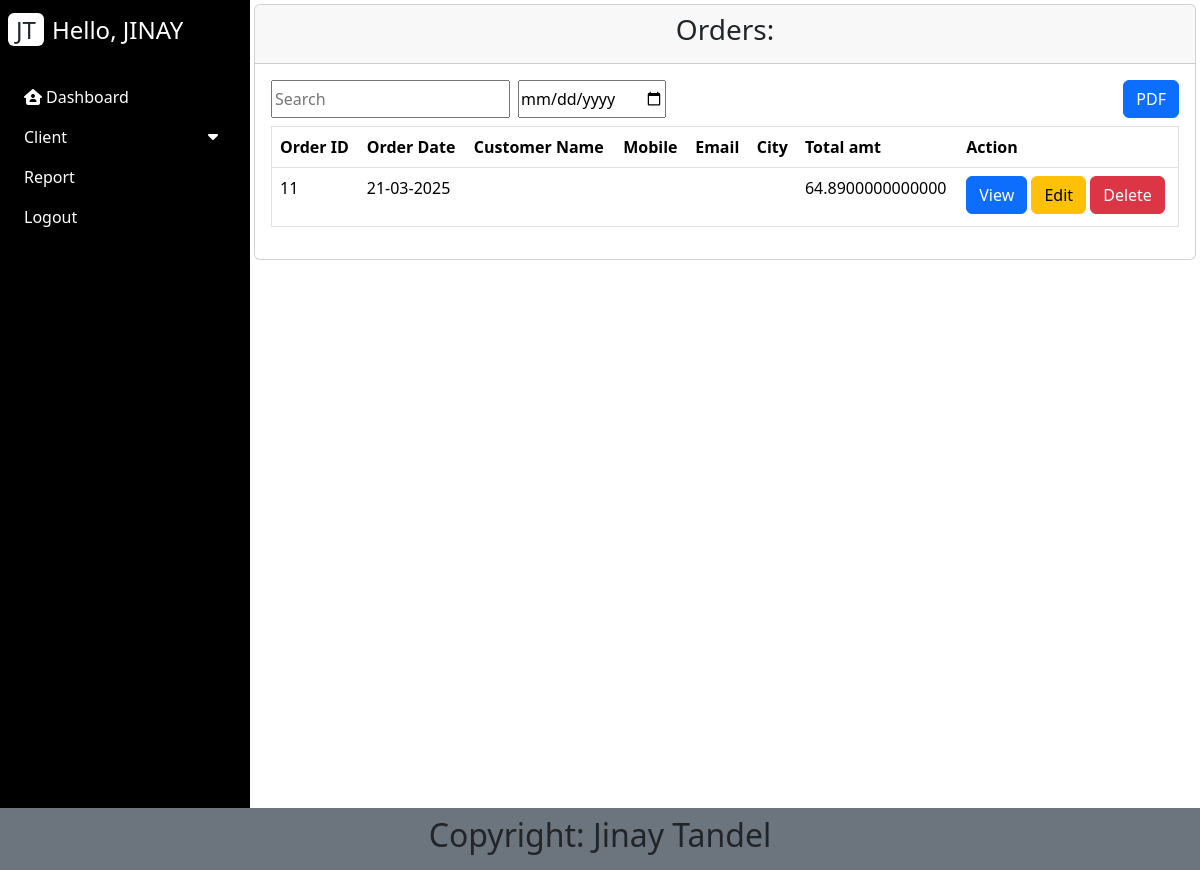
/allorders/ (signed in), run on an earlier commit of the app's database.
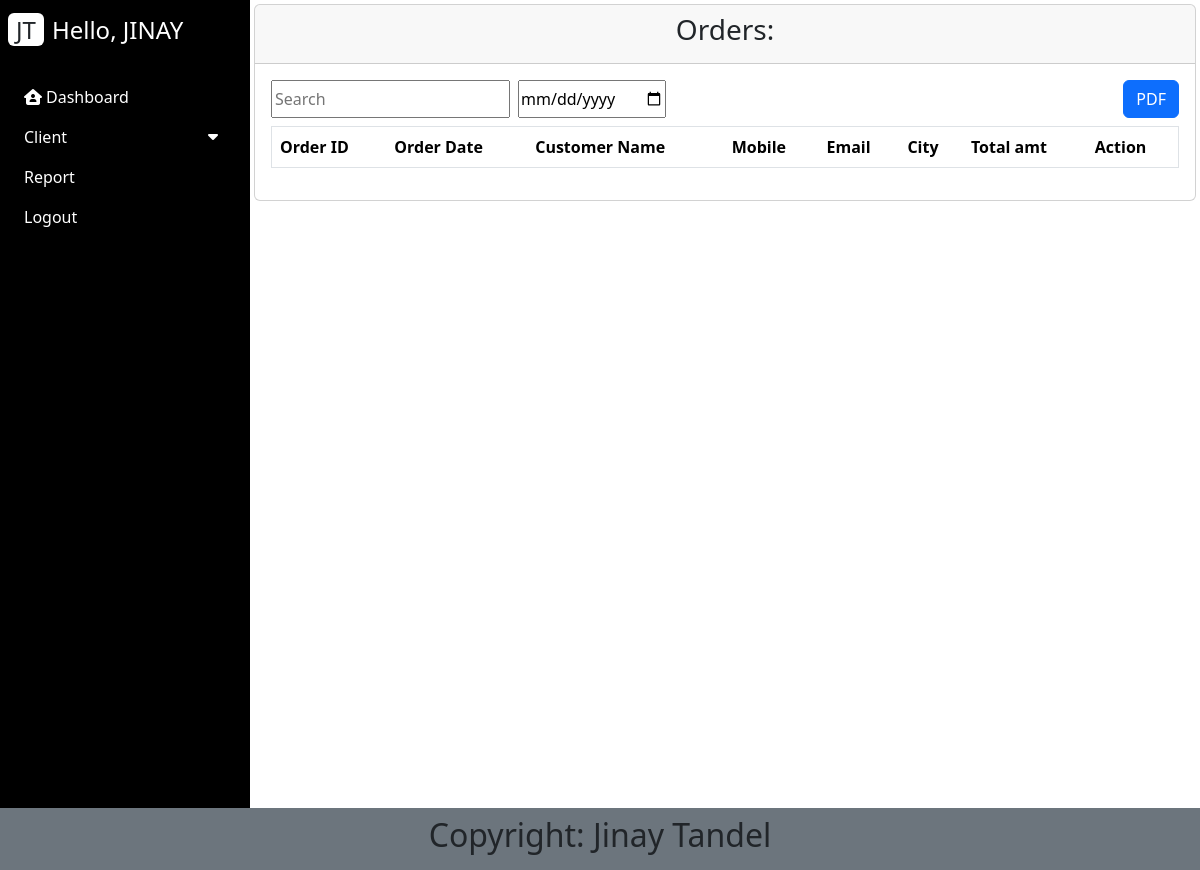
And on a later commit of the database.
### order/models.py (models this page shows)
class Order(models.Model):
    order_id = models.AutoField(primary_key=True)
    client_id = models.ForeignKey(Client, on_delete=models.CASCADE)
    order_date = models.DateField()
    last_update = models.DateTimeField(auto_now=True)

### order/views.py (the view)
# urls.py: path('allorders/',all_orders, name='allorders'),
@login_required(login_url = '/login/')
def all_orders(request):
    orders = Order.objects.annotate(total_price = Sum(F("orderitems__quantity") * F("orderitems__rate")))
    for order in orders:
        order.order_date = order.order_date.strftime("%d-%m-%Y")
    return render(request, "vieworder.html", {"orders": orders,"page":"View Orders"})

### order/templates/vieworder.html (shortened to what this page needs)
{% extends "base.html" %}
{% load static %}
{% block html_body %}
<div class="min-space">
    <div class="card">
        <div class="card-header text-center"><h3>Orders: </h3></div>
        <div class="card-body">
            <div class="d-flex mb-2">
                <input class="" type="text" id="search-box" name="search-box" placeholder="Search">
                <input class="ms-2" type="date" id="search-date" name="search-date">
                <a class="btn btn-primary ms-auto" id="generate-pdf" name="generate-pdf" href="#">PDF</a>
            </div>
            <table class="table" border="1">
                <thead>
                    <tr>
                        <th>Order ID</th>
                        <th>Order Date</th>
                        <th>Customer Name</th>
                        <th>Mobile</th>
                        <th>Email</th>
                        <th>City</th>
                        <th>Total amt</th>
                        <th>Action</th>
                    </tr>
                </thead>
                <tbody id="search-results">
                    {% for order in orders %}
                <tr>
                    <td>{{ order.order_id }}</td>
                    <td>{{ order.order_date }}</td>
                    <td>{{ order.first_name }} {{ order.last_name }}</td>
                    <td>{{ order.mobile }}</td>
                    <td>{{ order.email }}</td>
                    <td>{{ order.city }}</td>
                    <td>{{ order.total_price }}</td>
                    <td>
                        <a class="btn btn-primary mb-1" style="" href="{% url 'orderdetails' order.order_id%}">View</a>
                        <a class="btn btn-warning mb-1" href="{% url 'editorder' order.order_id%}">Edit</a>
                        <a class="btn btn-danger mb-1" href="{% url 'editorder' order.order_id%}">Delete</a>
                    </td>
                </tr>
                {% endfor %}
                </tbody>
            </table>
        </div>
        </div>
    </div>
</div>
{% endblock html_body %}

### home/templates/base.html (shortened to what this page needs)
<!DOCTYPE html>
<html lang="en">
<head>
  {% load static %}
  <link rel="stylesheet" href="{% static 'style.css' %}?v={% now 'U' %}">
  <link rel="stylesheet" href="{% static 'sidebar.css' %}?v={% now 'U' %}">
  <link rel="stylesheet" href="https://cdnjs.cloudflare.com/ajax/libs/font-awesome/6.7.2/css/all.min.css" />
  <link href="https://cdn.jsdelivr.net/npm/bootstrap@5.3.3/dist/css/bootstrap.min.css" rel="stylesheet">
</head>
<body>
  <div class="main-container d-flex">
    <div class="sidebar" id="side_nav">
        <div class="header-box px-2 pt-3 pb-4 d-flex justify-content-between">
            <h1 class="fs-4"><span class="bg-white text-dark rounded shadow px-2 me-2">JT</span>{% if user.is_authenticated and user.is_staff%}<span class="text-white">Hello, {{ user.first_name }}</span>{% endif %}</h1>
        </div>
        <ul class="list-unstyled px-2">
          {% if user.is_authenticated and user.is_staff%}
            <li class=""><a href="{% url "admindashboard" %}" class="text-decoration-none px-3 py-2 d-block"><i class="fa-solid fa-house-user"></i><span class="ms-1">Dashboard</span></a></li>
            <li class=""><a href="#" class="text-decoration-none px-3 py-2 d-block collapsed has-dropdown d-flex justify-content-between" data-bs-toggle="collapse" data-bs-target="#ord-menu" aria-expanded="true" aria-controls="ord-menu">
              <span class="">Client</span><i class="fa-solid fa-sort-down py-0 px-2"></i></a>
            </li>
            <li class=""><a href="#" class="text-decoration-none px-3 py-2 d-block">Report</a></li>
            <li class=""><a href="{% url "logout" %}" class="text-decoration-none px-3 py-2 d-block">Logout</a></li>
            {% endif %}
        </ul>
    </div>
    <div class="content p-mb-3 p-1">
        {% block html_body %}
        {% endblock %}
    </div>
  <footer class="footer text-center">
    <div class="bg-secondary p-2">
      <h2>Copyright: Jinay Tandel</h2>
    </div>
  </footer>
</body>
</html>

### home/static/style.css (style rules this page uses)
.min-space { min-height: 100vh; }

### home/static/sidebar.css (style rules this page uses)
body { background: #eee; }
#side_nav { background: #000; min-width: 250Px; max-width: 250Px; transition: all 0.35s ease-in-out; }
.content { min-height: 100vh; width: 100%; }
.sidebar li a { color:#fff; }

What changed in the data, as far as the page shows it:
removed Order: order_id "11", order_date "21-03-2025", total_price "64.8900000000000"
